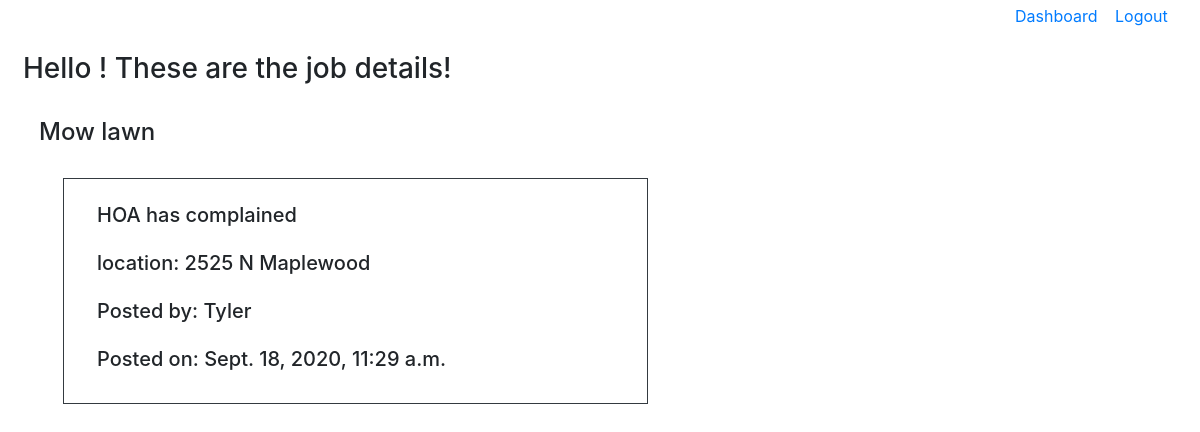
/jobs/3, run on the app's committed database.
### examApp/models.py (models this page shows)
class Job(models.Model):
    posted_by=models.ForeignKey(User, related_name='posted_by', on_delete=models.CASCADE)
    title=models.CharField(max_length=50)
    desc=models.TextField()
    location=models.CharField(max_length=255)
    category=models.CharField(max_length=255)
    created_at=models.DateTimeField(auto_now_add=True)
    updated_at=models.DateTimeField(auto_now=True)
    objects=UserManager()

class User(models.Model):
    first_name=models.CharField(max_length=50)
    last_name=models.CharField(max_length=50)
    email=models.CharField(max_length=50)
    password=models.CharField(max_length=50)
    created_at=models.DateTimeField(auto_now_add=True)
    updated_at=models.DateTimeField(auto_now=True)
    objects=UserManager()

### dashboardApp/views.py (the view)
# urls.py: path('jobs/<int:id>', views.job_info),
def job_info(request, id):
    context={
        'Job':Job.objects.get(id=id),
        'UserJob':UserJob.objects.filter(job_id=id)
    }
    return render(request, 'job_info.html', context)

### dashboardApp/templates/job_info.html (shortened to what this page needs)
<!DOCTYPE html>
<html lang="en">
<head>
    <link rel="stylesheet" href="https://stackpath.bootstrapcdn.com/bootstrap/4.5.2/css/bootstrap.min.css">
</head>
<body>
    <div class="container-fluid">
        <div class="row mt-1">
            <div class="col-10"></div>
            <div class="col-1"><a href="/dashboard">Dashboard</a></div>
            <div class="col-1"><a href="/logout">Logout</a></div>
        </div>
        <div class="row ml-2 mt-4"><h3>Hello {{request.session.first_name}}! These are the job details!</h3></div>
        <div class="row mt-4 ml-4"><h4>{{Job.title}}</h4></div>
        <div class="col-6 mt-4 ml-5 border border-dark py-4 px-5">
            <div class="row mb-3"><h5>{{Job.desc}}</h5></div>
            <div class="row mb-3"><h5>location: {{Job.location}}</h5></div>
            <div class="row mb-3"><h5>Posted by: {{Job.posted_by.first_name}}</h5></div>
            <div class="row"><h5>Posted on: {{Job.created_at}}</h5></div>
        </div>
    </div>
</body>
</html>

### data on the page
Job: title "Mow lawn", desc "HOA has complained", location "2525 N Maplewood", posted_by.first_name "Tyler", created_at "Sept. 18, 2020, 11:29 a.m."
